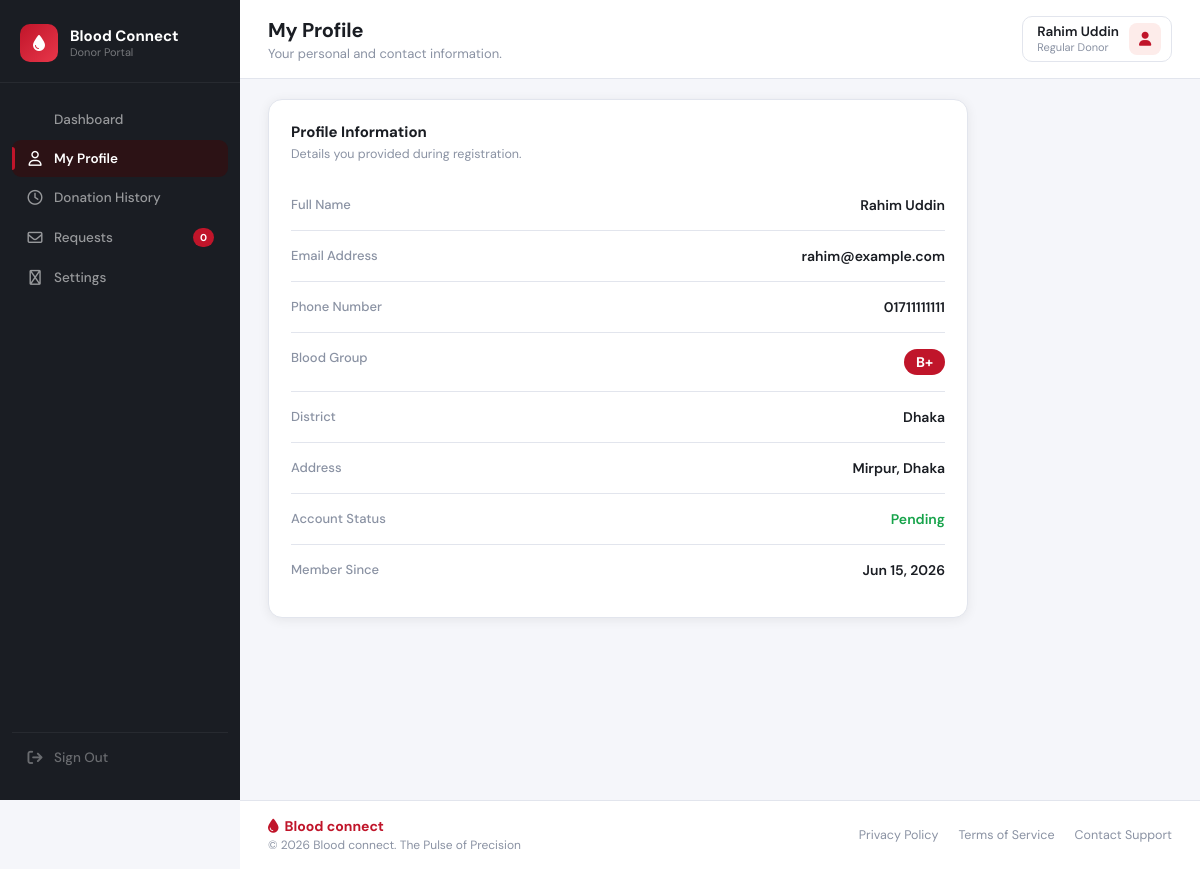
/front/donor/donorProfile.php (signed in), run on the app's committed database.
### tables this page shows
CREATE TABLE `donors` (
  `id` int(11) NOT NULL,
  `name` varchar(100) NOT NULL,
  `email` varchar(100) NOT NULL,
  `phone` varchar(20) NOT NULL,
  `blood_group` varchar(5) NOT NULL,
  `district` varchar(50) NOT NULL,
  `address` text DEFAULT NULL,
  `status` enum('pending','verified','rejected','available','unavailable') DEFAULT 'pending',
  `reviewed_at` timestamp NULL DEFAULT NULL,
  `last_donation_date` date DEFAULT NULL,
  `password` varchar(255) NOT NULL,
  `created_at` timestamp NOT NULL DEFAULT current_timestamp()
);

### front/donor/donorProfile.php (the view, shortened to what this page needs)
<?php
require_once '../db.php';
$donorId = $_SESSION['donor_id'];
$stmt = $pdo->prepare("SELECT * FROM donors WHERE id = ?");
$stmt->execute([$donorId]);
$donor = $stmt->fetch();
$stmt = $pdo->prepare("SELECT COUNT(*) FROM blood_requests WHERE status = 'pending' AND blood_group = ? AND district = ?");
$stmt->execute([$donor['blood_group'], $donor['district']]);
$pendingRequestsCount = $stmt->fetchColumn();
?>
<!DOCTYPE html>
<html lang="en">
<head>
  <link rel="stylesheet" href="https://cdnjs.cloudflare.com/ajax/libs/font-awesome/6.5.0/css/all.min.css">
  <link href="donorDashbord.css" rel="stylesheet"/>
</head>
<body>
  <aside class="sidebar">
    <div class="sidebar-logo">
      <span class="logo-icon"><i class="fa-solid fa-droplet"></i></span>
      <div>
        <div class="logo-title">Blood Connect</div>
        <div class="logo-sub">Donor Portal</div>
      </div>
    </div>
    <nav class="sidebar-nav">
      <a href="donorDashboard.php" class="nav-item">
        <i class="fa-solid fa-grid-2"></i> Dashboard
      </a>
      <a href="donorProfile.php" class="nav-item active">
        <i class="fa-regular fa-user"></i> My Profile
      </a>
      <a href="donorRequest.php" class="nav-item">
        <i class="fa-regular fa-clock"></i> Donation History
      </a>
      <a href="donorRequests.php" class="nav-item">
        <i class="fa-regular fa-envelope"></i> Requests
        <span class="badge"><?php echo (int)$pendingRequestsCount; ?></span>
      </a>
      <a href="donorSettings.php" class="nav-item">
        <i class="fa-regular fa-gear"></i> Settings
      </a>
    </nav>
    <a href="logout.php" class="nav-item signout">
      <i class="fa-solid fa-arrow-right-from-bracket"></i> Sign Out
    </a>
  </aside>
  <main class="main">
    <header class="topbar">
      <div>
        <h1 class="page-title">My Profile</h1>
        <p class="page-sub">Your personal and contact information.</p>
      </div>
      <div class="topbar-right">
        <div class="user-chip">
          <div class="user-info">
            <span class="user-name"><?php echo htmlspecialchars($donor['name']); ?></span>
            <span class="user-role">Regular Donor</span>
          </div>
          <div class="avatar"><i class="fa-solid fa-user"></i></div>
        </div>
      </div>
    </header>
    <div class="mid-row" style="grid-template-columns: 1fr;">
      <div class="card profile-card">
        <div class="requests-header">
          <div>
            <div class="card-title">Profile Information</div>
            <div class="card-sub">Details you provided during registration.</div>
          </div>
        </div>
        <div class="profile-row">
          <span class="profile-label">Full Name</span>
          <span class="profile-value"><?php echo htmlspecialchars($donor['name']); ?></span>
        </div>
        <div class="profile-row">
          <span class="profile-label">Email Address</span>
          <span class="profile-value"><?php echo htmlspecialchars($donor['email']); ?></span>
        </div>
        <div class="profile-row">
          <span class="profile-label">Phone Number</span>
          <span class="profile-value"><?php echo htmlspecialchars($donor['phone']); ?></span>
        </div>
        <div class="profile-row">
          <span class="profile-label">Blood Group</span>
          <span class="profile-value"><span class="blood-badge-inline"><?php echo htmlspecialchars($donor['blood_group']); ?></span></span>
        </div>
        <div class="profile-row">
          <span class="profile-label">District</span>
          <span class="profile-value"><?php echo htmlspecialchars($donor['district']); ?></span>
        </div>
        <div class="profile-row">
          <span class="profile-label">Address</span>
          <span class="profile-value"><?php echo htmlspecialchars($donor['address'] ?: '—'); ?></span>
        </div>
        <div class="profile-row">
          <span class="profile-label">Account Status</span>
          <span class="profile-value" style="color: #16A34A; text-transform: capitalize;"><?php echo htmlspecialchars($donor['status']); ?></span>
        </div>
        <div class="profile-row">
          <span class="profile-label">Member Since</span>
          <span class="profile-value"><?php echo date('M d, Y', strtotime($donor['created_at'])); ?></span>
        </div>
      </div>
    </div>
  </main>
  <footer class="site-footer">
    <div class="footer-left">
      <div class="footer-logo">
        <i class="fa-solid fa-droplet"></i> Blood connect
      </div>
      <div class="footer-copy">© <?php echo date('Y'); ?> Blood connect. The Pulse of Precision</div>
    </div>
    <div class="footer-links">
      <a href="#">Privacy Policy</a>
      <a href="#">Terms of Service</a>
      <a href="#">Contact Support</a>
    </div>
  </footer>
</body>
</html>

### front/donor/donorProfile.php (style rules this page uses)
.profile-card { max-width: 700px; }
.profile-row { display: flex; justify-content: space-between; padding: 16px 0; border-bottom: 1px solid var(--border); }
.profile-row:last-child { border-bottom: none; }
.profile-label { color: var(--text-soft); font-size: 13px; font-weight: 500; }
.profile-value { color: var(--text-dark); font-size: 14px; font-weight: 600; }
.blood-badge-inline { display: inline-flex; align-items: center; justify-content: center; background: var(--red-primary); color: white; padding: 4px 12px; border-radius: 20px; font-weight: 700; }

### data on the page
donors: name "Rahim Uddin", email "rahim@example.com", phone "01711111111", blood_group "B+", district "Dhaka", address "Mirpur, Dhaka", status "Pending", created_at "Jun 15, 2026"

### other printed values
$pendingRequestsCount "0"
